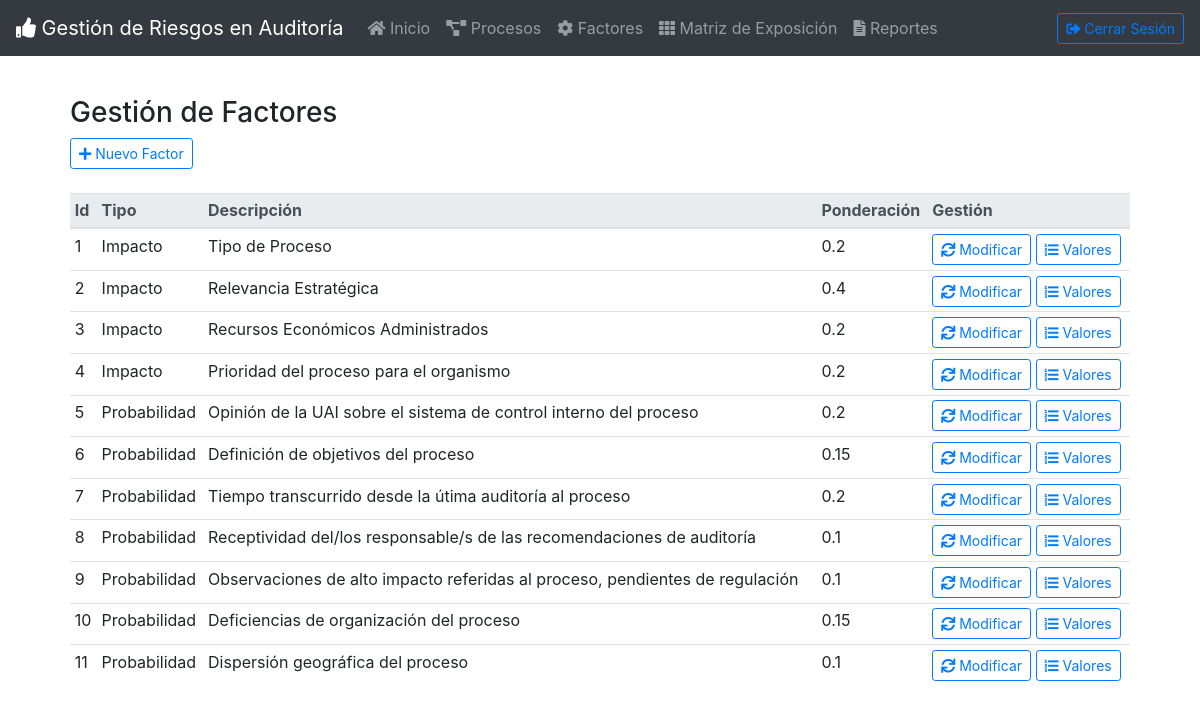
Screenshot of /riesgos/riesgos/index.php/factor with the database file from the repository.
### tables this page shows
CREATE TABLE `factor` (
  `id_factor` int(11) NOT NULL,
  `descripcion` varchar(300) NOT NULL,
  `ponderacion` float NOT NULL,
  `id_tipo_calificacion` int(11) NOT NULL
);

CREATE TABLE `tipo_calificacion` (
  `id_tipo_calificacion` int(11) NOT NULL,
  `nombre` varchar(200) NOT NULL
);

### riesgos/riesgos/application/controllers/factor.php (called while the page is built, shortened)
<?php
class Factor extends CI_Controller
{
  function __construct(){
    $this->load->model('factor_model');
  }
  public function  index(){
    $this->load->view('layout/header');
    $data['titulo'] = "Gestión de Factores";
    $this->load->view('layout/menu', $data);
    $data['factores'] = $this->factor_model->getAllFactor();
    $this->load->view('factor/index', $data);
    $this->load->view('layout/footer');
  }
}

### riesgos/riesgos/index.php (called while the page is built, shortened)
<?php
require_once BASEPATH.'core/CodeIgniter.php';

### riesgos/riesgos/application/models/factor_model.php (called while the page is built, shortened)
<?php
class Factor_model extends CI_Model
{
  public function getAllFactor(){
    $query = "";
    $query .= " SELECT *";
		$query .= " FROM factor f";
    $query .= " JOIN tipo_calificacion tc ON f.id_tipo_calificacion = tc.id_tipo_calificacion";
    $result = $this->db->query($query);
    return $result ->result_array();
  }
}

### riesgos/riesgos/application/views/factor/index.php (the view)
<a href="<?php echo base_url(); ?>factor/alta" class="btn btn-outline-primary btn-sm"><i class="fas fa-plus"></i> Nuevo Factor</a><br><br>
<table class="table table-sm">
  <thead class="thead-light">
    <tr>
      <th scope="col">Id</th>
      <th scope="col">Tipo</th>
      <th scope="col">Descripción</th>
      <th scope="col">Ponderación</th>
      <th scope="col">Gestión</th>
    </tr>
  </thead>
  <tbody>
    <?php foreach ($factores as $factor): ?>
      <tr>
        <td scope="row"><?= $factor['id_factor'] ?></td>
        <td><?=$factor['nombre'] ?></td>
        <td><?=$factor['descripcion']?></td>
        <td><?=$factor['ponderacion'] ?></td>
        <td scope="row">
          <a href="<?php echo base_url(); ?>factor/modificar/<?=$factor['id_factor'] ?>" class="btn btn-outline-primary btn-sm"><i class="fas fa-sync"></i> Modificar</a>
          <a href="<?php echo base_url(); ?>valor_factor/index_factor/<?=$factor['id_factor'] ?>" class="btn btn-outline-primary btn-sm"><i class="fas fa-list-ol"></i> Valores</a>
        </td>
      </tr>
    <?php endforeach; ?>
  </tbody>
</table>

### riesgos/riesgos/application/views/layout/header.php (shortened to what this page needs)
<!DOCTYPE html>
<html lang="en" dir="ltr">
  <head>
    <link rel="stylesheet" href="https://maxcdn.bootstrapcdn.com/font-awesome/4.7.0/css/font-awesome.min.css">
    <link rel="stylesheet" href="https://use.fontawesome.com/releases/v5.1.0/css/all.css">
    <link rel="stylesheet" href="https://stackpath.bootstrapcdn.com/bootstrap/4.1.1/css/bootstrap.min.css">
  </head>
  <body>

### riesgos/riesgos/application/views/layout/menu.php (shortened to what this page needs)
<div class="">
<nav class="navbar navbar-expand-lg navbar-dark bg-dark">
  <a class="navbar-brand" href="#"><i class="fas fa-thumbs-up"></i> Gestión de Riesgos en Auditoría</a>
  <div class="collapse navbar-collapse" id="navbarSupportedContent">
    <ul class="navbar-nav mr-auto">
      <li class="nav-item">
        <a class="nav-link" href="<?= base_url()?>inicio"><i class="fas fa-home"></i> Inicio</a>
      </li>
      <li class="nav-item">
        <a class="nav-link" href="<?= base_url()?>proceso"><i class="fas fa-project-diagram"></i> Procesos</a>
      </li>
      <li class="nav-item ">
        <a class="nav-link" href="<?= base_url()?>factor"><i class="fas fa-cog"></i> Factores </a>
      </li>
      <li class="nav-item ">
        <a class="nav-link" href="<?= base_url()?>matriz_exposicion/index/2018"><i class="fas fa-th"></i> Matriz de Exposición </a>
      </li>
      <li class="nav-item ">
        <a class="nav-link" href="<?= base_url()?>reporte/index/2018"><i class="fas fa-file-alt"></i> Reportes</a>
      </li>
    </ul>
    <form class="form-inline my-2 my-lg-0">
      <button class="btn btn-outline-primary btn-sm" type="submit"><i class="fas fa-sign-out-alt"></i> Cerrar Sesión</button>
    </form>
  </div>
</nav>
</div>
  <main role="main" class="container" style="padding:40px">
  <h3><?php if(isset($titulo)){ echo $titulo;}else{echo "";}?></h3>

### riesgos/riesgos/application/views/layout/footer.php (shortened to what this page needs)
</body>
</html>

### rows the page displays
factor: id_factor "1", id_tipo_calificacion.nombre "Impacto", descripcion "Tipo de Proceso", ponderacion "0.2"
factor: id_factor "2", id_tipo_calificacion.nombre "Impacto", descripcion "Relevancia Estratégica", ponderacion "0.4"
factor: id_factor "3", id_tipo_calificacion.nombre "Impacto", descripcion "Recursos Económicos Administrados", ponderacion "0.2"
factor: id_factor "4", id_tipo_calificacion.nombre "Impacto", descripcion "Prioridad del proceso para el organismo", ponderacion "0.2"
factor: id_factor "5", id_tipo_calificacion.nombre "Probabilidad", descripcion "Opinión de la UAI sobre el sistema de control interno del proceso", ponderacion "0.2"
factor: id_factor "6", id_tipo_calificacion.nombre "Probabilidad", descripcion "Definición de objetivos del proceso", ponderacion "0.15"
factor: id_factor "7", id_tipo_calificacion.nombre "Probabilidad", descripcion "Tiempo transcurrido desde la útima auditoría al proceso", ponderacion "0.2"
factor: id_factor "8", id_tipo_calificacion.nombre "Probabilidad", descripcion "Receptividad del/los responsable/s de las recomendaciones de auditoría", ponderacion "0.1"
factor: id_factor "9", id_tipo_calificacion.nombre "Probabilidad", descripcion "Observaciones de alto impacto referidas al proceso, pendientes de regulación", ponderacion "0.1"
factor: id_factor "10", id_tipo_calificacion.nombre "Probabilidad", descripcion "Deficiencias de organización del proceso", ponderacion "0.15"
factor: id_factor "11", id_tipo_calificacion.nombre "Probabilidad", descripcion "Dispersión geográfica del proceso", ponderacion "0.1"

### other values shown
$titulo "Gestión de Factores"
